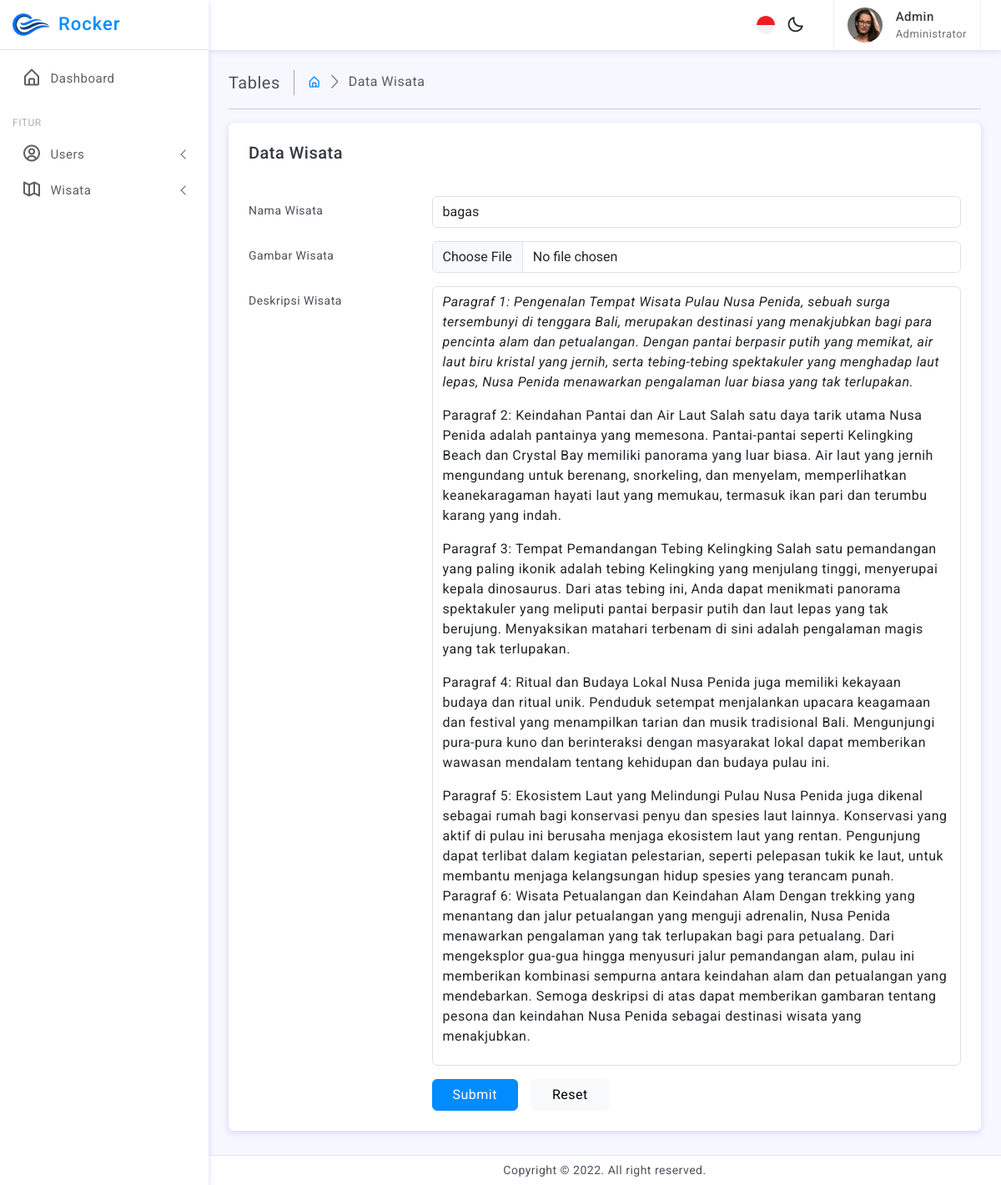
Page /admin/form_wisataupdate.php?id=17 (signed in) on the committed database.
### tables this page shows
CREATE TABLE `wisata` (
  `id` int NOT NULL,
  `nama_wisata` varchar(100) NOT NULL,
  `gambar_wisata` varchar(255) DEFAULT NULL,
  `deskripsi_wisata` text
);

### admin/form_wisataupdate.php (the view, shortened to what this page needs)
<?php
include 'db.php';
$id = $_GET['id'];
$sql = "SELECT * FROM wisata WHERE id = $id";
$result = $conn->query($sql);
$row = $result->fetch_assoc();
?>
<!doctype html>
<html lang="en">
<head>
	<?php include 'includes/style.php'; ?>
</head>
<body>
	<div class="wrapper">
		<?php include 'includes/sidebar.php'; ?>
		<?php include 'includes/header.php'; ?>
		<div class="page-wrapper">
			<div class="page-content">
				<div class="page-breadcrumb d-none d-sm-flex align-items-center mb-3">
					<div class="breadcrumb-title pe-3">Tables</div>
					<div class="ps-3">
						<nav aria-label="breadcrumb">
							<ol class="breadcrumb mb-0 p-0">
								<li class="breadcrumb-item"><a href="javascript:;"><i class="bx bx-home-alt"></i></a>
								</li>
								<li class="breadcrumb-item active" aria-current="page">Data Wisata</li>
							</ol>
						</nav>
					</div>
				</div>
				<hr/>
				<div class="card">
					<div class="card-body p-4">
						<h5 class="mb-4">Data Wisata</h5>
						<form action="wisata/wisataupdate.php" method="POST" enctype="multipart/form-data" >
							<div class="row mb-3">
								<label for="nama_wisata" class="col-sm-3 col-form-label">Nama Wisata</label>
								<div class="col-sm-9">
									<input type="text" name="nama_wisata" class="form-control" id="nama_wisata" placeholder="Nama Wisata" value="<?= $row['nama_wisata']; ?>" required>
								</div>
							</div>
							<div class="row mb-3">
								<label for="gambar_wisata" class="col-sm-3 col-form-label">Gambar Wisata</label>
								<div class="col-sm-9">
									<input type="file" name="gambar_wisata" id="gambar_wisata" accept="images/*" class="form-control"  placeholder="Nama Wisata" value="<?= $row['gambar_wisata']; ?>">
								</div>
							</div>
							<div class="row mb-3" >
								<label for="deskripsi_wisata" class="col-sm-3 col-form-label">Deskripsi Wisata</label>
								<div class="col-sm-9">
									<div>
									<tinymce-editor api-key="nwo0vzn3ffu1601fahu14letk4t8i6w2gcolb7s549ggm1hi"  height="500"
     			 					plugins="advlist autolink lists link image charmap preview anchor
									searchreplace visualblocks code fullscreen
									insertdatetime media table code help wordcount"
									toolbar="undo redo | blocks | bold italic backcolor |
									alignleft aligncenter alignright alignjustify |
									bullist numlist outdent indent | removeformat | help"
									name="deskripsi_wisata" class="form-control" id="deskripsi_wisata" placeholder="Deskripsi Wisata" required>
										<?= $row['deskripsi_wisata']; ?>
									</tinymce-editor>
									</div>
								</div>
							</div>
							<div class="row">
								<label class="col-sm-3 col-form-label"></label>
								<div class="col-sm-9">
									<div class="d-md-flex d-grid align-items-center gap-3">
										<button type="submit"value="Simpan" class="btn btn-primary px-4">Submit</button>
										<button type="reset" class="btn btn-light px-4">Reset</button>
									</div>
								</div>
							</div>
						</form>
					</div>
				</div>
			</div>
		</div>
		<?php include 'includes/footer.php'; ?>
	</div>
</body>
</html>

### admin/assets/css/app.css (style rules this page uses)
body { font-size: 14px; color: #4c5258; letter-spacing: .5px; background: #f7f7ff; overflow-x: hidden; font-family: Roboto, sans-serif }
a { text-decoration: none }
.wrapper { width: 100%; position: relative }
.page-wrapper { height: 100%; margin-top: 60px; margin-bottom: 30px; margin-left: 250px }
.page-content { padding: 1.5rem 1.5rem 0.7rem 1.5rem }
.breadcrumb-title { font-size: 20px; border-right: 1.5px solid #aaa4a4 }
.page-breadcrumb .breadcrumb li.breadcrumb-item { font-size: 16px }
.page-breadcrumb .breadcrumb-item+.breadcrumb-item::before { display: inline-block; padding-right: .5rem; color: #6c757d; font-family: LineIcons; content: "\ea5c" }
input::placeholder { color: #000!important; opacity: .3!important }

### rows in the picture
wisata: nama_wisata "bagas", deskripsi_wisata "Paragraf 1: Pengenalan Tempat Wisata Pulau Nusa Penida, sebuah surga tersembunyi di tenggara Bali, merupakan destinasi yang menakjubkan bagi para pencinta alam dan petualangan. Dengan pantai berpasir putih yang memikat, air laut biru kristal yang jernih, serta tebing-tebing spektakuler yang menghadap laut lepas, Nusa Penida menawarkan pengalaman luar biasa yang tak terlupakan. Paragraf 2: Keindahan Pantai dan Air Laut Salah satu daya tarik utama Nusa Penida adalah pantainya yang memesona. Pantai-pantai seperti Kelingking Beach dan Crystal Bay memiliki panorama yang luar biasa. Air laut yang jernih mengundang untuk berenang, snorkeling, dan menyelam, memperlihatkan keanekaragaman hayati laut…"
